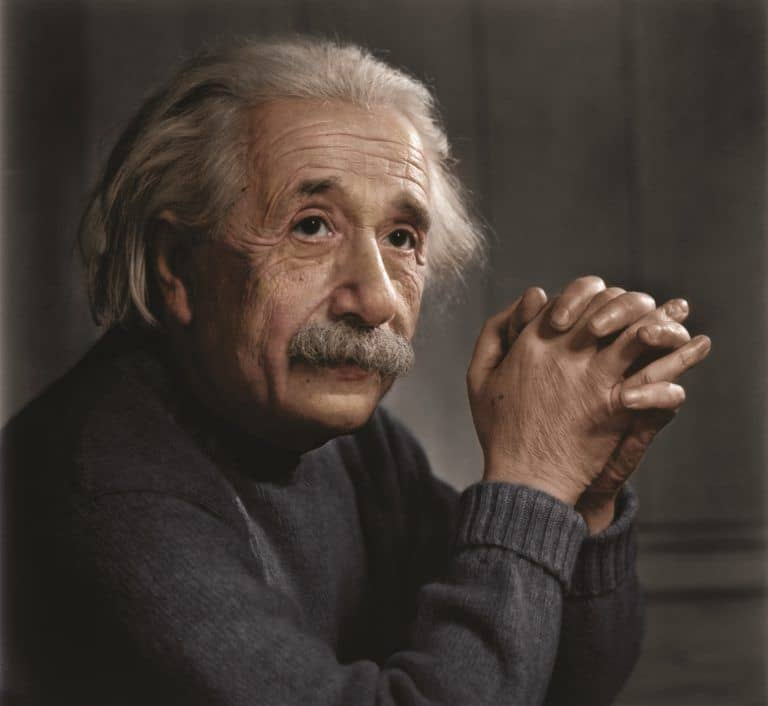
#> input picture test1.jpg, 768 x 706 px
$ jupyter execute imgproject.ipynb
#> lines starting #> are read from the running program, lines starting #| are printed output that depends on the picture
[cell 1]
import numpy as np
import matplotlib.pyplot as plt
from PIL import Image ,ImageDraw
plt.ioff()
from scipy.signal import find_peaks

[cell 2]
#Creating the image class to ease the operations and to maintain clean code
class ImageClass:

    def __init__(self,image):
         # convert to grayscale
        self.grayscale_image = image.convert('L')
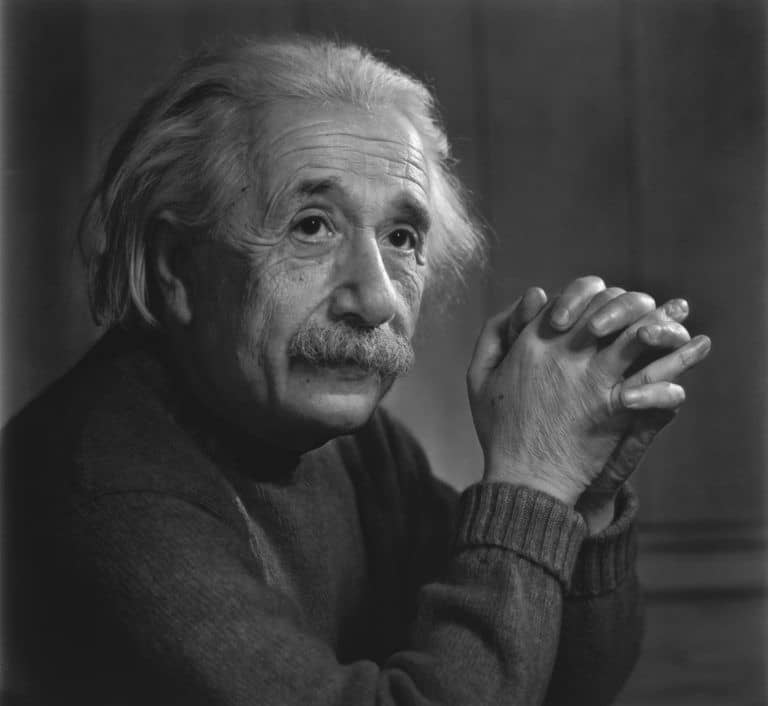
#> self.grayscale_image: PIL image 768x706 L; min 8, max 253, mean 61.5
        self.image_array = np.array(self.grayscale_image)
        self.image=image
#> self.image is the input picture: PIL image 768x706 RGB; mean R, G, B 69.1, 59.2, 52.9
        self.height,self.width=self.image_array.shape
#> self.height = 706; self.width = 768

    #calculate threshold for the image based on the pixel value of each pixel in the image
    # [22 lines left out: functions histogram_equalization, thresh_hold, not called in this run]

    #turn image to grayscale
    def to_gray_scale(self):

        return self.grayscale_image

    #turns image into halftoned image
    # [94 lines left out: functions halftone, get_histogram, simple, not called in this run]


    #the operation parameter controls the various techqinues of advanced edge detection
    def advanced(self,operation):
        #define parameters
#> called with operation = 'range'
        window_size=3
        offset = window_size // 2
        hd_image = np.zeros_like(self.image_array)
        if operation=='homo':
            for y in range(offset, self.height - offset):
                for x in range(offset, self.width - offset):
            # Extract the local neighborhood (window) around the current pixel
                    window = self.image_array[y - offset:y + offset + 1, x - offset:x + offset + 1]

            #local variance (contrast)
                    variance = np.var(window)
                    contrast = np.sqrt(variance)

            #inverse of contrast
                    homogeneity = 1 / (contrast + 1e-5)  # Add small epsilon to avoid division by zero

            #the homogeneity value to the output
                    hd_image[y, x] = homogeneity * 255  # Scale to 0-255 for display

    # normalize
            hd_image = np.uint8(hd_image / np.max(hd_image) * 255)
            hd_image=Image.fromarray(hd_image)
        elif operation=="diffrence":
            for y in range(offset, self.height - offset):
                for x in range(offset, self.width - offset):
            # extract the local neighborhood (window) around the current pixel
                    window = self.image_array[y - offset:y + offset + 1, x - offset:x + offset + 1]

            # compute the maximum and minimum intensities in the window
                    max_intensity = np.max(window)
                    min_intensity = np.min(window)

            # calculate the intensity difference
                    difference = max_intensity - min_intensity

            # assign the difference value to the output image
                    hd_image[y, x] = difference
    # normalize the output to ensure the values are within 0-255
            hd_image = np.uint8(hd_image / np.max(hd_image) * 255)
            hd_image=Image.fromarray(hd_image)
        elif operation=="var":
            for y in range(offset, self.height - offset):
                for x in range(offset, self.width - offset):
            # extract the 3x3 local neighborhood (window) around the current pixel
                    window = self.image_array[y - offset:y + offset + 1, x - offset:x + offset + 1]

            # get the variance for each window
                    variance = np.var(window)

            # replace the center pixel with the calculated variance
                    hd_image[y, x] = variance
    # Convert to uint8 for display (scale the variance to the 0-255 range)
            hd_image = np.clip(hd_image, 0, 255).astype(np.uint8)
            hd_image=Image.fromarray(hd_image)
        elif operation=="range":
            for y in range(offset, self.height - offset):
                for x in range(offset, self.width - offset):
            # Extract the 3x3 local neighborhood (window) around the current pixel
                    window = self.image_array[y - offset:y + offset + 1, x - offset:x + offset + 1]

            # Calculate the range of the window (max - min)
                    pixel_range = np.max(window) - np.min(window)

            # Replace the center pixel with the calculated range
                    hd_image[y, x] = pixel_range
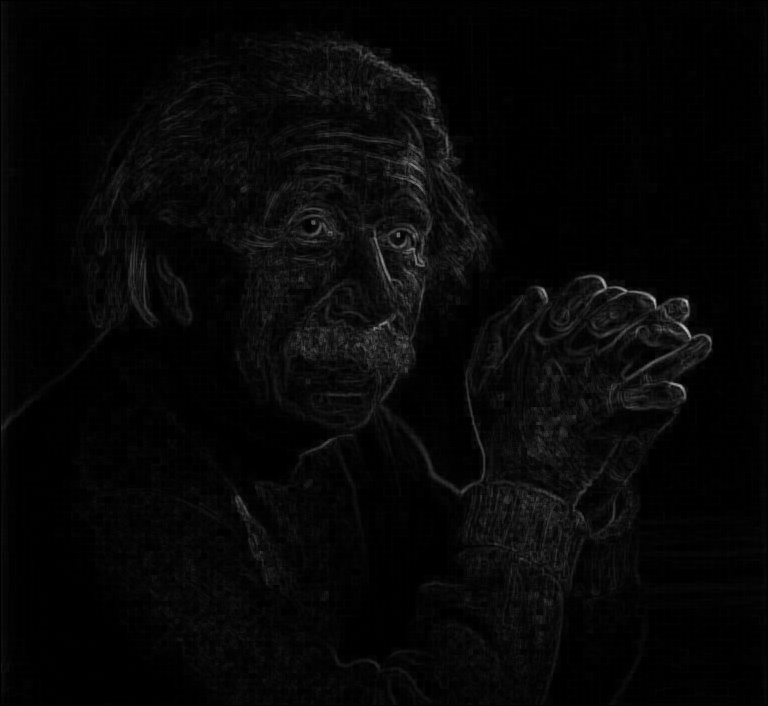
#> hd_image: shape (706, 768); min 0, max 201, mean 6.6
    # Convert to uint8 for display (scale the range to the 0-255 range)
        hd_image = np.clip(hd_image, 0, 255).astype(np.uint8)
        hd_image=Image.fromarray(hd_image)
        return hd_image
    #the level parameter controls the level of the filer used high low or median
    # [147 lines left out: functions filtering, operations, histogram_segmentation, kirsch, not called in this run]

[cell 3]
I1=ImageClass(Image.open('test1.jpg'))
image=I1.advanced(operation="range")

$ run again, with test.jpg copied over test1.jpg
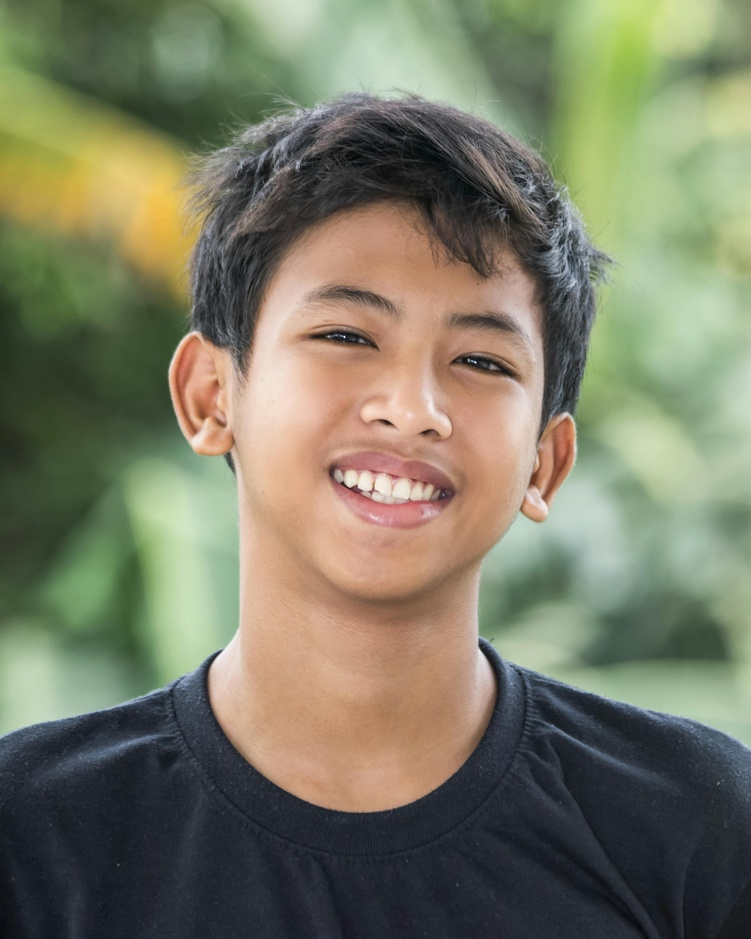
#> input picture test.jpg, 751 x 939 px, shrunk from 4000 x 5000 before the run
#> in __init__, `self.grayscale_image = image.convert('L')`:
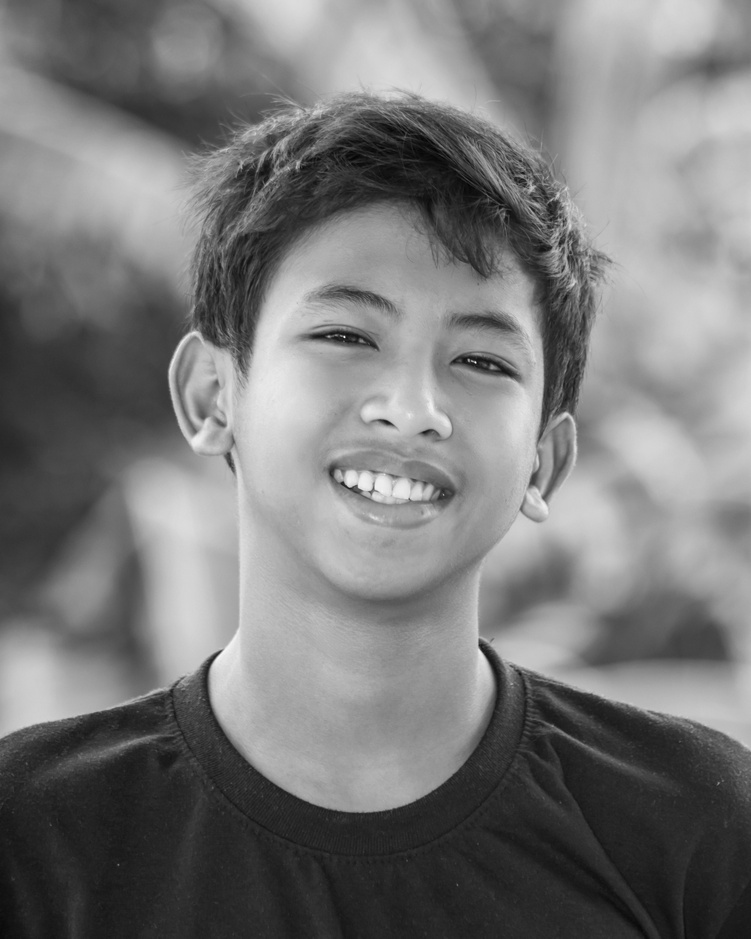
#> self.grayscale_image: PIL image 751x939 L; min 4, max 252, mean 120
#> in __init__, self.image is the input picture: PIL image 751x939 RGB; mean R, G, B 122.2, 122.6, 100.8
#> after the loop in advanced, `for y in range(offset, self.height - offset):`:
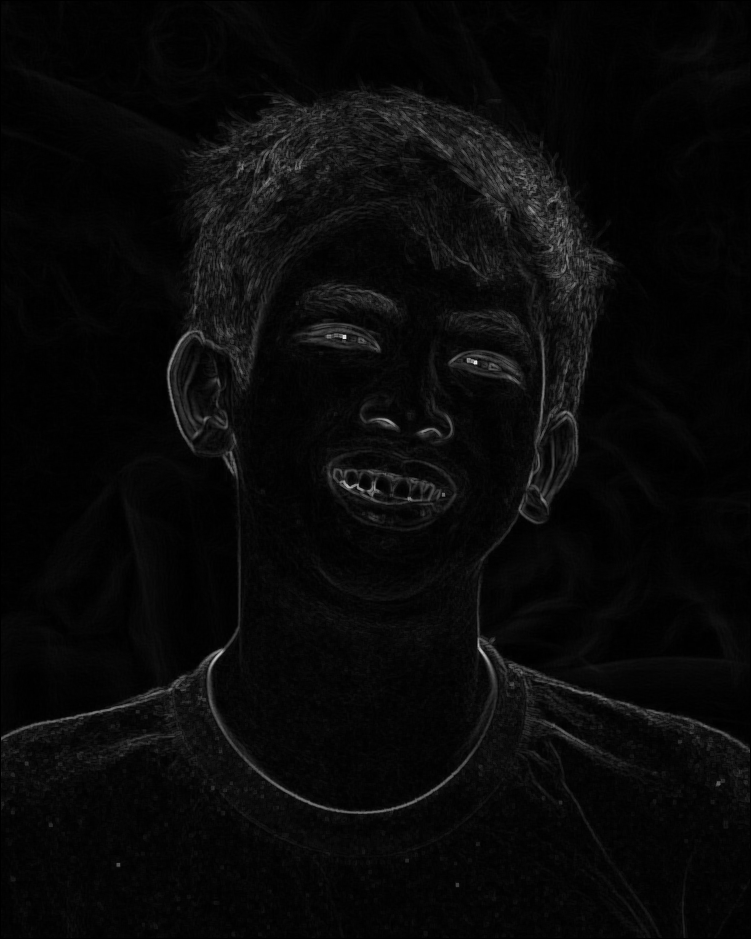
#> hd_image: shape (939, 751); min 0, max 233, mean 9.2
